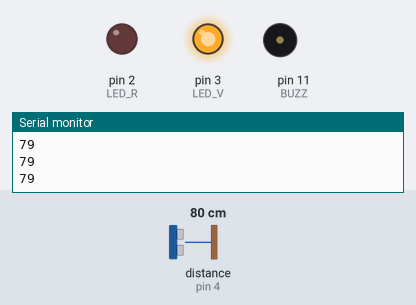
The sketch below on a simulated Arduino Uno, built with avr-gcc and run on an emulated ATmega328P. On the bench: output pins drawn as LEDs (lit = HIGH), buzzer (waves = sounding, pin HIGH), the last lines printed to the serial monitor. Wiring (inferred from the names in the program): ultrasonic range finder: trigger pin 5; echo pin 4. The inputs (shaded band) are chosen by the test bench; at power-on: distance to the obstacle (sensor on pin 4) 80 cm. The echo pulse lasts 58.3 µs per cm; pins used as bus, display or sensor lines are not drawn.

Above: at 1.3 s.
1.4 s: distance to the obstacle (sensor on pin 4) set to 2 cm
At 2.9 s:
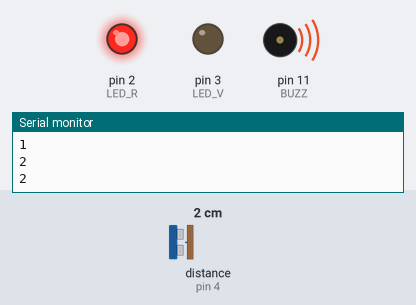
3.5 s: distance to the obstacle (sensor on pin 4) set to 18 cm
At 4.5 s:
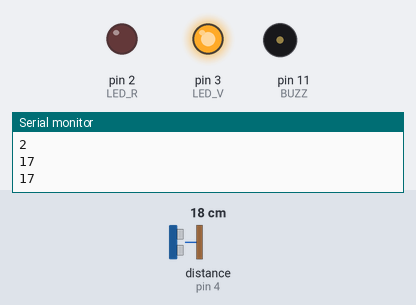
5.5 s: distance to the obstacle (sensor on pin 4) set to 4 cm
At 6.3 s:
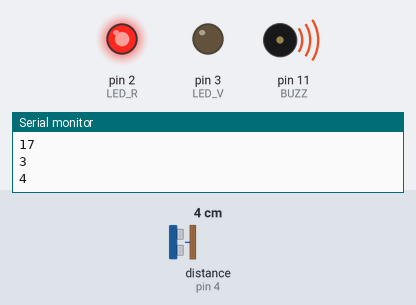
Timing chart, 0 to 8.5 s (numbered marks = the images above; inputs shaded):
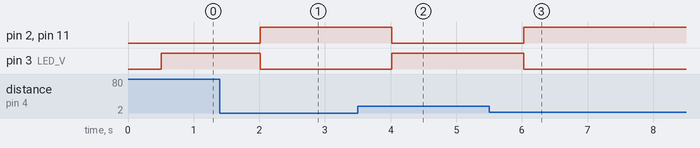

The sketch:

17_ultrasonidos.ino
```cpp
#define ECHO 4
#define TRIG 5
#define BUZZ 11
#define LED_R 2
#define LED_V 3

const int dist_obst = 10;

int distancia;

void setup() {
   pinMode(TRIG, OUTPUT);
   pinMode(ECHO, INPUT);
   pinMode(BUZZ, OUTPUT);
   pinMode(LED_R, OUTPUT);
   pinMode(LED_V, OUTPUT);
   Serial.begin(9600);
}

void loop() {
   distancia = ultrasonido();
   Serial.println(distancia);
   delay(500);
   if (distancia < dist_obst){
    digitalWrite(BUZZ, HIGH);
    digitalWrite(LED_R, HIGH);
    digitalWrite(LED_V, LOW);
   }
   else{
    digitalWrite(BUZZ, LOW);
    digitalWrite(LED_R, LOW);
    digitalWrite(LED_V, HIGH);
   }
}

int ultrasonido() {
   long tiempo;
   long distancia;
   digitalWrite(TRIG, LOW);
   delayMicroseconds(2);
   digitalWrite(TRIG, HIGH);
   delayMicroseconds(10);
   digitalWrite(TRIG, LOW);

   // La función pulseIn() calcula el tiempo que tarda en detectarse un flanco de subida o bajada según
   // lo indicado en el segundo argumento de la función, en el pin del primer argumento (ECHO). Por
   // tanto con esta función podremos saber el tiempo que tarda en recibirse el eco del ultrasonidos
   tiempo = pulseIn(ECHO, HIGH);

   distancia = tiempo * 10 / (292 * 2);
   return distancia; //En cm, si el tiempo se pasa en microsegundos
}
```

Measured:
- after the input at 1.4 s, pin 2 (LED_R), pin 11 (BUZZ): LOW → HIGH after 0.62 s; pin 3 (LED_V): HIGH → LOW after 0.62 s
- after the input at 3.5 s, pin 2 (LED_R), pin 11 (BUZZ): HIGH → LOW after 0.52 s; pin 3 (LED_V): LOW → HIGH after 0.52 s
- after the input at 5.5 s, pin 2 (LED_R), pin 11 (BUZZ): LOW → HIGH after 0.53 s; pin 3 (LED_V): HIGH → LOW after 0.53 s
